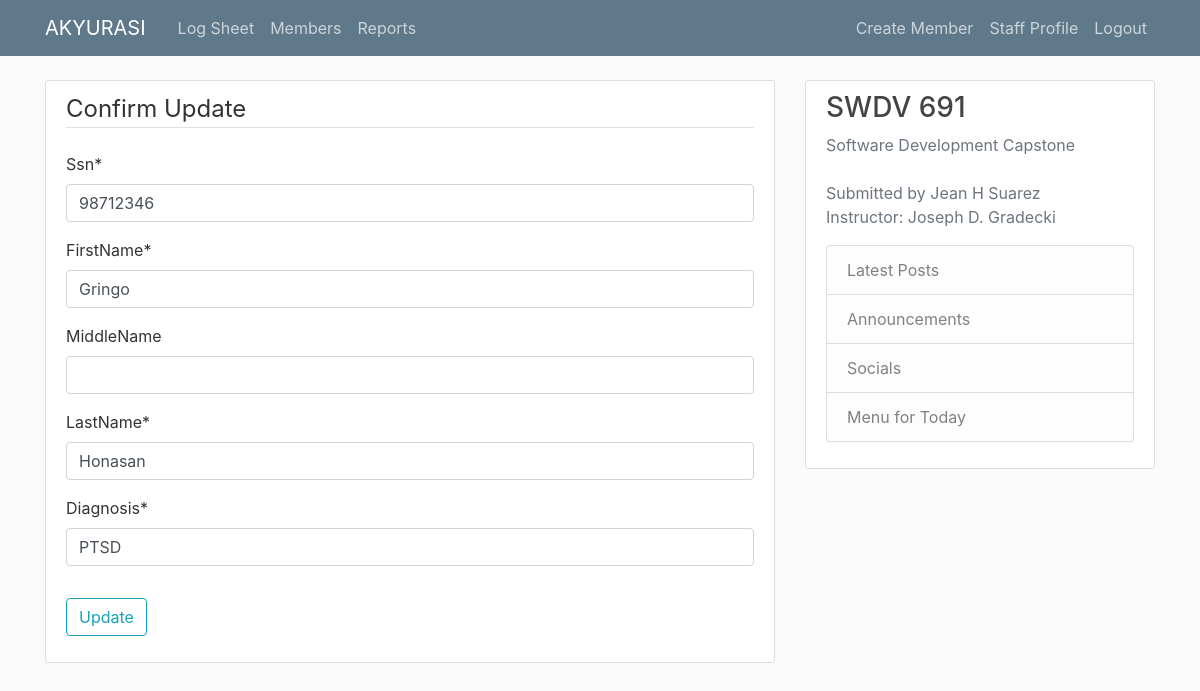
The app's page /logsheet/member/4/update/ (signed in), older data.
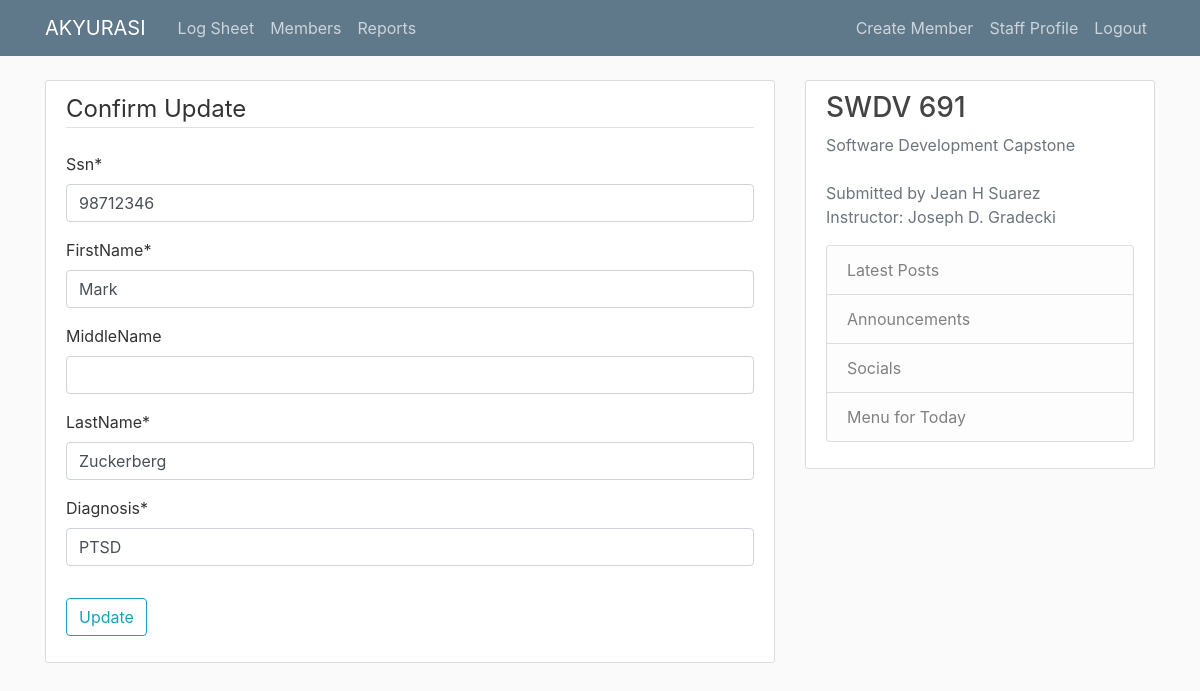
The same page, newer data.
### persons/models.py (models this page shows, shortened)
class Person(models.Model):
    image = models.ImageField(default='default.jpg', upload_to='profile_pics')
    ssn = models.CharField(max_length=10)
    birthDate = models.DateTimeField(null=True, blank=True)

class Member(Person):
    firstName = models.CharField(max_length=20)
    middleName = models.CharField(max_length=20, null=True, blank=True)
    lastName = models.CharField(max_length=20)
    diagnosis = models.CharField(max_length=100)
    intakeDate = models.DateTimeField(default=timezone.now)
    psychEval = models.TextField(null=True, blank=True)
    notes = models.TextField(null=True, blank=True)
    dischargeDate = models.DateTimeField(null=True, blank=True)

### logsheet/views.py (the view, shortened to what this page needs)
# urls.py: path('member/<int:pk>/update/', MemberUpdateView.as_view(), name='member-update'),
class MemberUpdateView(UpdateView):
    model = Member
    fields= ('ssn', 'firstName', 'middleName', 'lastName', 'diagnosis')
    success_url = '/logsheet/members/'

### persons/templates/persons/member_form.html (shortened to what this page needs)
{% extends "logsheet/base.html" %}
{% load crispy_forms_tags %}
{% block content %}
    <div class="content-section">
        <form method="POST">
            <fieldset class="form-group">
                <legend class="border-bottom mb-4">Confirm Update</legend>
                {{ form|crispy }}
            </fieldset>
            <div class="form-group">
                <button class="btn btn-outline-info" type="submit">Update</button>
            </div>
        </form>
    </div>
{% endblock %}

Row changes from the older to the newer data that the page shows:
changed Member "PTSD": firstName "Gringo" → "Mark"; lastName "Honasan" → "Zuckerberg"
